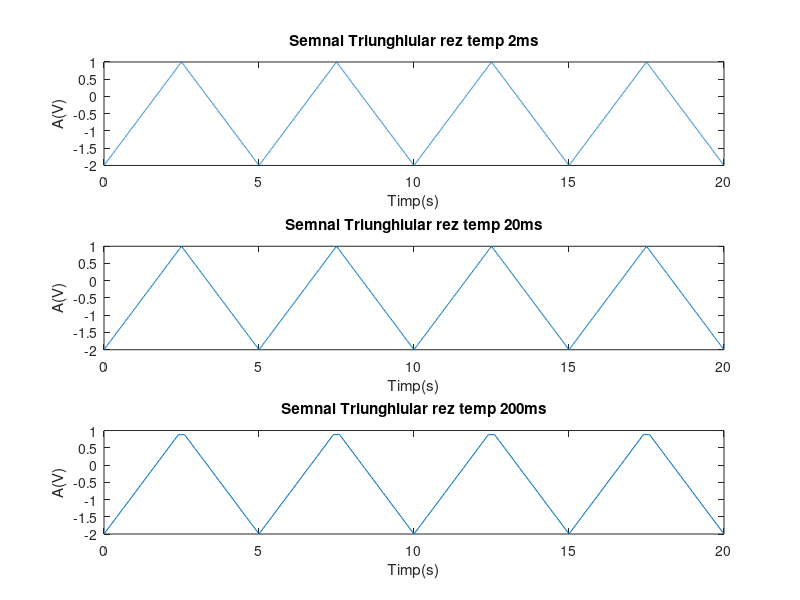

This chart was generated by the following MATLAB code:
%semnal triunghiular, T=5s, Nivel maxim +1 Nivel minim -2 
%panta de 1 V/s cu perioada 5s 
%perioada de 5s.

%Rezolutie temporala 2 ms

t=0:0.002:20; 
f=1/5;
s=1.5*sawtooth(2*pi*f*t, 0.5) - 0.5;
%functia sawtooth(t,width) genereaza un semnal triunghiular 
%de la 0 la 2pi * width functia atinge maximul iar de la 2pi*with la 2pi
%functia atinge minimul. Asadar pentru un semnal simetric, width=0.5.
%pentru a cobori semnalul cu 0.5 adaugam o componenta continua negativa
%-0.5
subplot(3,1,1)
plot(t,s),title('Semnal Triunghiular rez temp 2ms'),xlabel('Timp(s)')
ylabel('A(V)')

%Rezolutie temporala 20 ms
t=0:0.02:20; 
s=1.5*sawtooth(2*pi*f*t, 0.5) - 0.5;
subplot(3,1,2)
plot(t,s),title('Semnal Triunghiular rez temp 20ms'),xlabel('Timp(s)')
ylabel('A(V)')

%Rezolutie temporala 200 ms
t=0:0.2:20; 
s=1.5*sawtooth(2*pi*f*t, 0.5) - 0.5;
subplot(3,1,3)
plot(t,s),title('Semnal Triunghiular rez temp 200ms'),xlabel('Timp(s)')
ylabel('A(V)')

